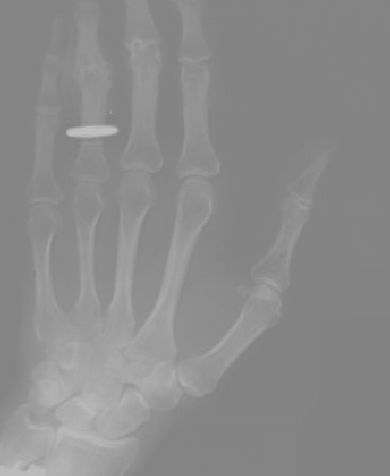
#> input picture HW2/Q3/Lowcontrast.tif, 390 x 476 px
$ python Q3.py
#> lines starting #> are read from the running program, lines starting #| are printed output that depends on the picture
import cv2 as cv
import numpy as np
import matplotlib.pyplot as plt

#A
#vectorize
def vhistogram(x):
    dicts = {}
    v = np.zeros(256)
    for i in range(x.shape[0]):
        for j in range(x.shape[1]):
            v[x[i, j]] = v[x[i, j]]+1
            dicts[x[i, j]] = v[x[i, j]]
    return v, dicts

#B
#Cumulative distribution function
def cdf_func(c, dicts):
    for i in range(255):
        c[i] = c[i] + c[i-1]
        dicts[i] = c[i]
    return c, dicts
#normalize
def normalize(img):
    l = 256
    m, n = img.shape
    vhisto, dicts = vhistogram(img)
    cdf, dicts = cdf_func(vhisto, dicts)
    h = np.zeros(l)
    for i in range(l-1):
        h[i] = ((cdf[i]-cdf.min())/((m*n)-cdf.min()))*(l-1)
        h[i] = h[i].astype('uint8')
        dicts[i] = h[i]
    for i in range(m):
        for j in range(n):
            img[i, j] = dicts.get((img[i,j]))
    return img

#C
img_L_o = cv.imread("Lowcontrast.tif", 0)
#> img_L_o is the input picture: shape (476, 390); min 128, max 190, mean 139.3
img_L_n = img_L_o.copy()

img_D_o = cv.imread("Dark.tif", 0)
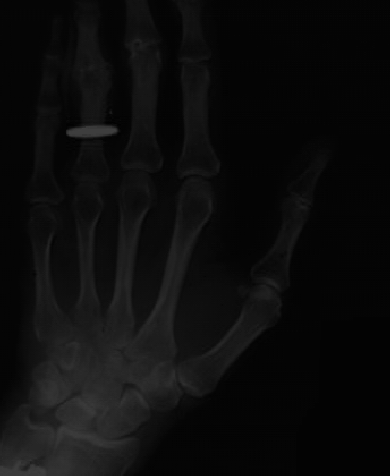
#> input picture HW2/Q3/Dark.tif, 390 x 476 px
#> img_D_o is the input picture: shape (476, 390); min 1, max 63, mean 12.3
img_D_n = img_D_o.copy()


img_B_o = cv.imread("Bright.tif", 0)
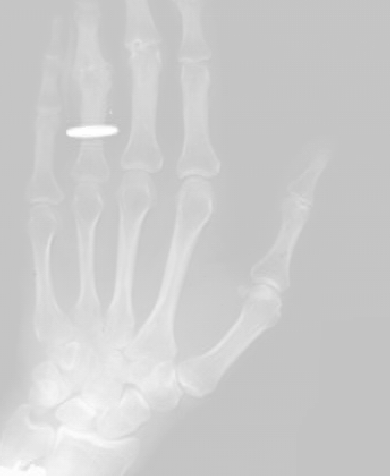
#> input picture HW2/Q3/Bright.tif, 390 x 476 px
#> img_B_o is the input picture: shape (476, 390); min 193, max 255, mean 204.3
img_B_n = img_B_o.copy()

#lowcontrast
img_L_n = normalize(img_L_n)
#> after the loop in vhistogram, `for i in range(x.shape[0]):`: dicts = 63 items; v = 256 values, max 42858 at index 131, min 0 at index 0, mean 725.2
#> in normalize, `vhisto, dicts = vhistogram(img)`: vhisto has the same summary as v in vhistogram; dicts = 63 items
#> after the loop in cdf_func, `for i in range(255):`: c = 256 values, max 185640 at index 190, min 0 at index 0, mean 83926.9; dicts = 255 items
#> in normalize, `cdf, dicts = cdf_func(vhisto, dicts)`: cdf has the same summary as c in cdf_func
#> after the loop in normalize, `for i in range(l-1):`: h = 256 values, max 255 at index 190, min 0 at index 0, mean 115.2
#> after the loop in normalize, `for i in range(m):`:
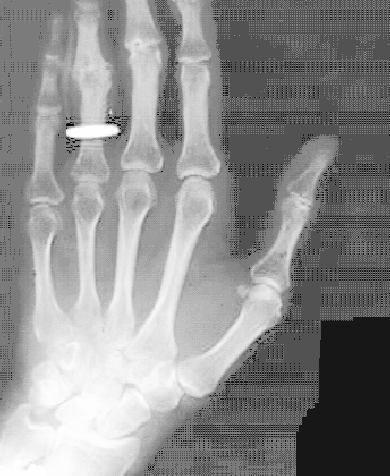
#> img: shape (476, 390); min 0, max 255, mean 139.8
plt.figure()
ax = plt.subplot(2, 2, 1)
ax.set_title('lowcontrast')
ax.imshow(img_L_o, cmap='gray', vmin=0, vmax=255)
ax.axis('off')

ax = plt.subplot(2, 2, 2)
ax.set_title('lowcontrast improved')
ax.imshow(img_L_n, cmap='gray', vmin=0, vmax=255)
ax.axis('off')

ax = plt.subplot(2, 2, 3)
ax.hist(img_L_o.ravel(), bins=256,  range=(0, 255))
ax.set_title('Histogram')
ax.axes.get_yaxis().set_visible(False)

ax = plt.subplot(2, 2, 4)
ax.hist(img_L_n.ravel(), bins=256)
ax.set_title('Histogram.i')
ax.axes.get_yaxis().set_visible(False)

#Dark
plt.figure()
img_D_n = normalize(img_D_n)
ax = plt.subplot(2, 2, 1)
ax.set_title('Dark')
ax.imshow(img_D_o, cmap='gray', vmin=0, vmax=255)
ax.axis('off')

ax = plt.subplot(2, 2, 2)
ax.set_title('Dark improved')
ax.imshow(img_D_n, cmap='gray', vmin=0, vmax=255)
ax.axis('off')

ax = plt.subplot(2, 2, 3)
ax.hist(img_D_o.ravel(), bins=256,  range=(0, 255))
ax.set_title('Histogram')
ax.axes.get_yaxis().set_visible(False)

ax = plt.subplot(2, 2, 4)
ax.hist(img_D_n.ravel(), bins=256)
ax.set_title('Histogram.i')
ax.axes.get_yaxis().set_visible(False)

#Bright
plt.figure()
img_B_n = normalize(img_B_n)
ax = plt.subplot(2, 2, 1)
ax.set_title('Bright')
ax.imshow(img_B_o, cmap='gray', vmin=0, vmax=255)
ax.axis('off')

ax = plt.subplot(2, 2, 2)
ax.set_title('Bright improved')
ax.imshow(img_D_n, cmap='gray', vmin=0, vmax=255)
ax.axis('off')

ax = plt.subplot(2, 2, 3)
ax.hist(img_B_o.ravel(), bins=256,  range=(0, 255))
ax.set_title('Histogram')
ax.axes.get_yaxis().set_visible(False)

ax = plt.subplot(2, 2, 4)
ax.hist(img_B_n.ravel(), bins=256)
ax.set_title('Histogram.i')
ax.axes.get_yaxis().set_visible(False)

plt.show()
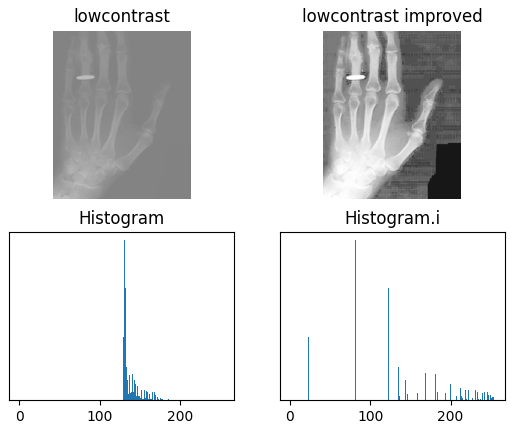
#> figure drawn by matplotlib, 4 panels; panel 3: tallest bar 42858 high, from x = 130.5 to 131.5; panel 4: tallest bar 42858 high, from x = 81.68 to 82.68
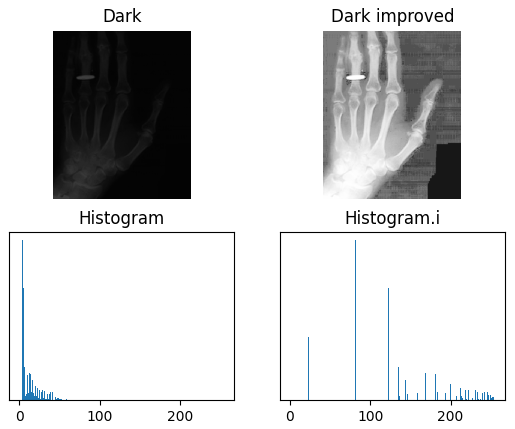
#> figure drawn by matplotlib, 4 panels; panel 3: tallest bar 42858 high, from x = 3.98 to 4.98; panel 4: tallest bar 42858 high, from x = 81.68 to 82.68
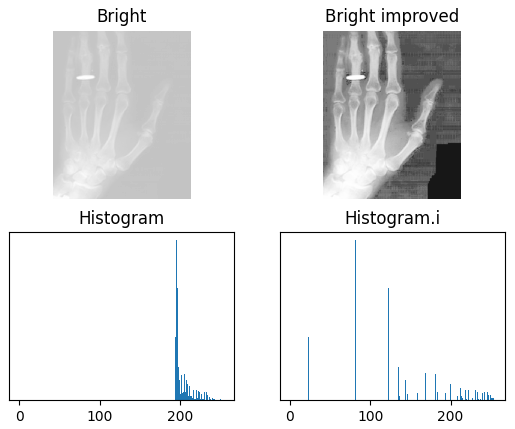
#> figure drawn by matplotlib, 4 panels; panel 3: tallest bar 42858 high, from x = 195.2 to 196.2; panel 4: tallest bar 42858 high, from x = 81.68 to 82.68
cv.waitKey(0)
cv.destroyAllWindows()
